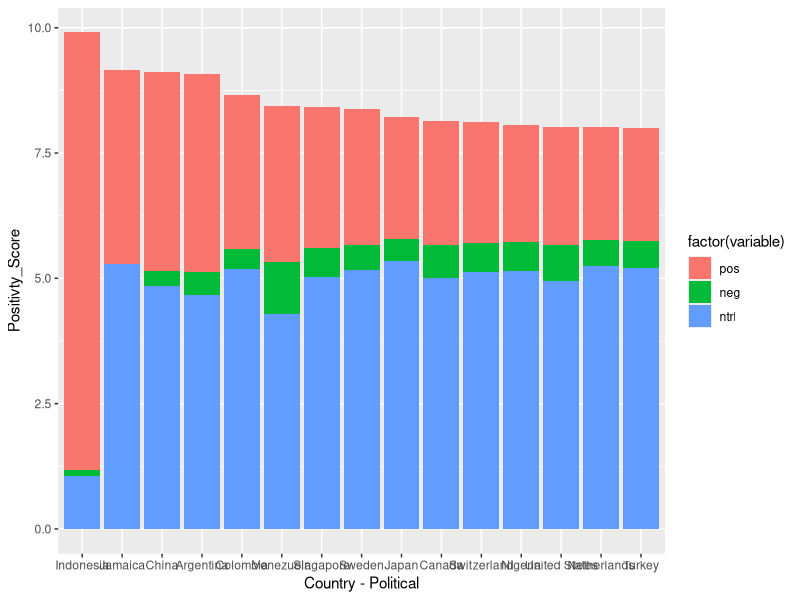
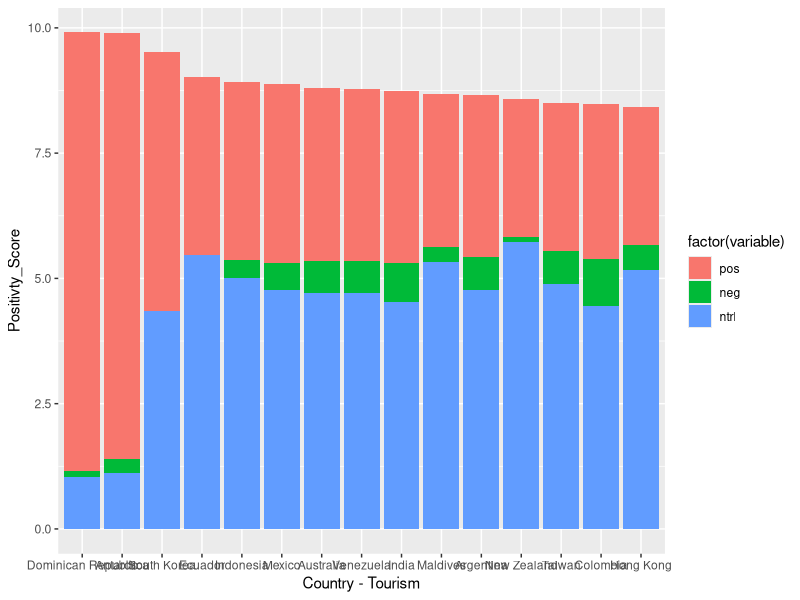
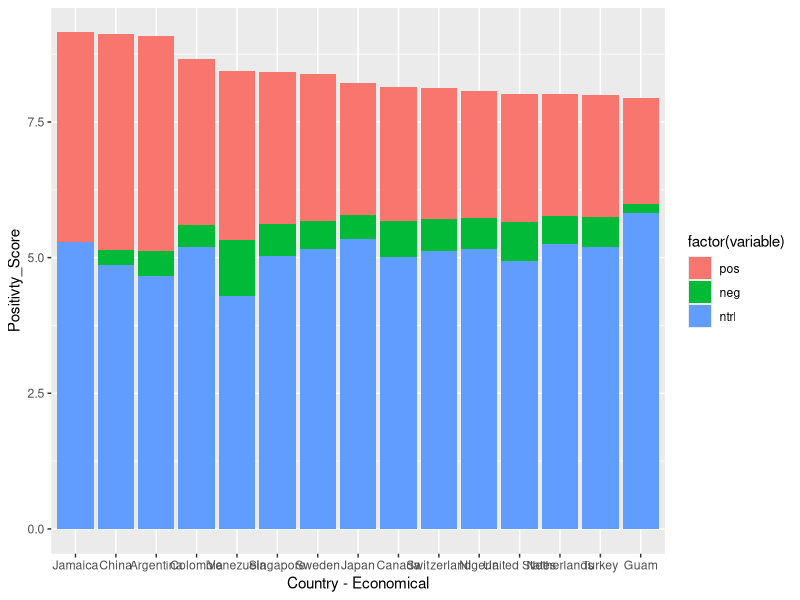
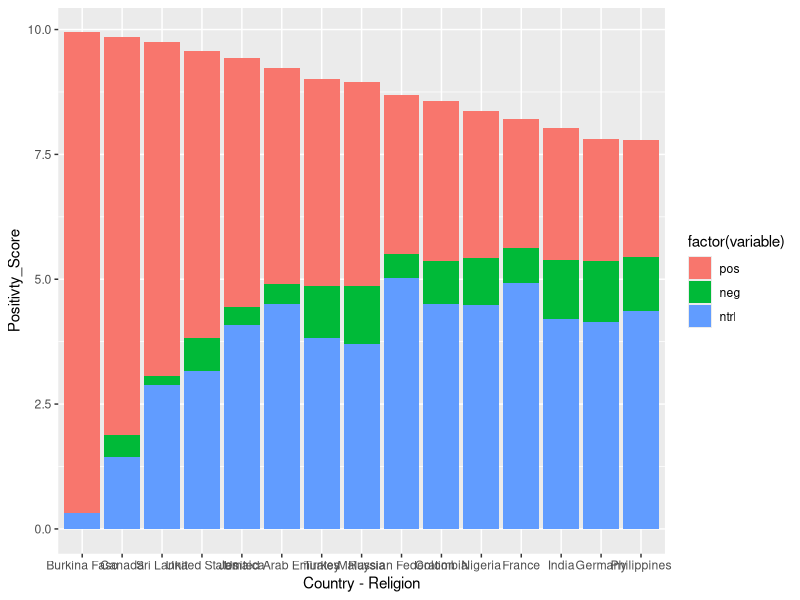

R code for these plots, in order:
#install dplyr from cran .. if problem persists update r-base-core to >= v3.1.0
#install ggplot2 from cran package, reshape2 will be installed with ggplot2.
library(dplyr)
library(reshape2)
library(ggplot2)

#Politic Top 15 Countries
# Statistics
pol.df <- read.csv(file="Visualization/csv/top15_politic.csv",head=TRUE,sep=",")
# Melting the data [Wide to long]
pol.df.1 <- melt(pol.df, id.vars = c("country", "score"))

# Visualization of top 15 countries with proportion of pos, neg & ntrl tweets
politic = ggplot(data = pol.df.1, aes(Country - Political , Positivity_Score)) +
  geom_bar(aes(x =  reorder(country, -value), y = value, fill = factor(variable)), stat = "identity") +
  xlab("Country - Political") + 
  ylab("Positivty_Score")


  print(politic)

# Tourism Top 15 Countries 
# Statistics
tour.df <- read.csv(file="Visualization/csv/top15_tourism.csv",head=TRUE,sep=",")
# Melting the data [Wide to long]
tour.df.1 <- melt(tour.df, id.vars = c("country", "score"))

# Visualization of top 15 countries with proportion of pos, neg & ntrl tweets
tourism = ggplot(data = tour.df.1, aes(Country, Positivity_Score)) +
  geom_bar(aes(x =  reorder(country, -value), y = value, fill = factor(variable)), stat = "identity")+
  xlab("Country - Tourism") + 
  ylab("Positivty_Score")
print(tourism)

# Economy Top 15 Countries
# Statistics
eco.df <- read.csv(file="Visualization/csv/top15_economy.csv",head=TRUE,sep=",")
# Melting the data [Wide to long]
eco.df.1 <- melt(eco.df, id.vars = c("country", "score"))
# Visualization of top 15 countries with proportion of pos, neg & ntrl tweets
economy = ggplot(data = eco.df.1, aes(Country, Positivity_Score)) +
  geom_bar(aes(x =  reorder(country, -value), y = value, fill = factor(variable)), stat = "identity")+
  xlab("Country - Economical") + 
  ylab("Positivty_Score")
  print(economy)

# Religion Top 15 Countries
# Statistics
rel.df <- read.csv(file="Visualization/csv/top15_religion.csv",head=TRUE,sep=",")
# Melting the data [Wide to long]
rel.df.1 <- melt(rel.df, id.vars = c("country", "score"))
# Visualization of top 15 countries with proportion of pos, neg & ntrl tweets
religion = ggplot(data = rel.df.1, aes(Country, Positivity_Score)) +
  geom_bar(aes(x =  reorder(country, -value), y = value, fill = factor(variable)), stat = "identity")+
  xlab("Country - Religion") + 
  ylab("Positivty_Score")

  print(religion)